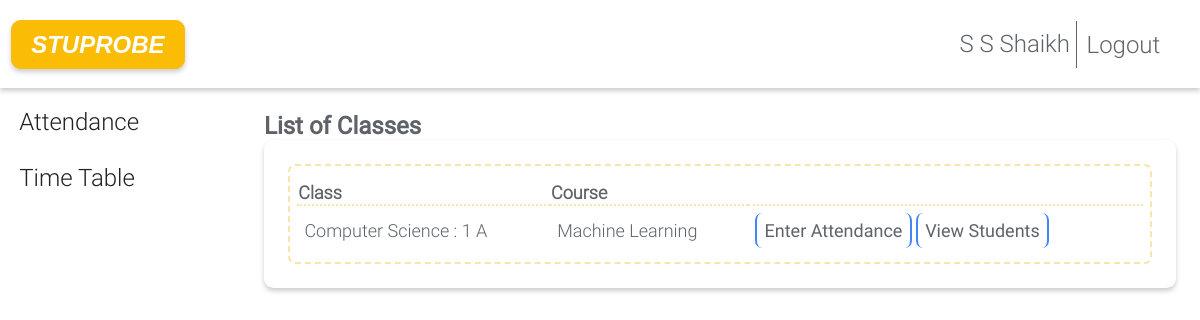
The page /stuprobe/teacher/teacher_1/Classes/ (signed in) on the database its author committed.
### stuprobe/models.py (models this page shows, shortened)
class User(AbstractUser):
    @property
    def is_student(self):
        if hasattr(self, 'student'):
            return True
        return False
    @property
    def is_teacher(self):
        if hasattr(self, 'teacher'):
            return True
        return False

class Teacher(models.Model):
    user = models.OneToOneField(User, on_delete=models.CASCADE, null=True)
    id = models.CharField(primary_key=True, max_length=100)
    dept = models.ForeignKey(Dept, on_delete=models.CASCADE, default=1)
    name = models.CharField(max_length=100)

class Assign(models.Model):
    class_id = models.ForeignKey(Class, on_delete=models.CASCADE)
    course = models.ForeignKey(Course, on_delete=models.CASCADE)
    teacher = models.ForeignKey(Teacher, on_delete=models.CASCADE)
    class Meta:
        unique_together = (('course', 'class_id', 'teacher'),)

class Class(models.Model):
    id = models.CharField(primary_key='True', max_length=100)
    dept = models.ForeignKey(Dept, on_delete=models.CASCADE)
    section = models.CharField(max_length=100)
    sem = models.IntegerField()
    class Meta:
        verbose_name_plural = 'classes'
    def __str__(self):
        d = Dept.objects.get(name=self.dept)
        return '%s : %d %s' % (d.name, self.sem, self.section)

class Dept(models.Model):
    id = models.CharField(primary_key='True', max_length=100)
    name = models.CharField(max_length=200)
    def __str__(self):
        return self.name

class Course(models.Model):
    dept = models.ForeignKey(Dept, on_delete=models.CASCADE)
    id = models.CharField(primary_key='True', max_length=50)
    name = models.CharField(max_length=50)
    shortname = models.CharField(max_length=50, default='X')
    def __str__(self):
        return self.name

### stuprobe/views.py (the view)
# urls.py: path('teacher/<slug:teacher_id>/Classes/', views.t_clas, name='t_clas'),
@login_required
def t_clas(request, teacher_id):
    teacher1 = get_object_or_404(Teacher, id=teacher_id)
    return render(request, 'stuprobe/t_clas.html', {'teacher1': teacher1})

### stuprobe/templates/stuprobe/t_clas.html
{% extends 'stuprobe/base.html' %}
{% block content %}
    <b>List of Classes</b>
    <div class="card">
            <div class="card-body">
              <div class="table-responsive">
                <table class="table table-bordered text-center" id="dataTable" width="100%" cellspacing="0">
                  <thead>
                    <tr>
                        <th>Class</th>
                        <th>Course</th>
                        <th></th>
                    </tr>
                  </thead>
                  <tbody>
                    {% for ass in teacher1.assign_set.all %}
                    <tr>
                        <td>{{ ass.class_id }}</td>
                        <td>{{ ass.course }}</td>
                        <td>
                          <a class="btn" href="{% url 't_form' ass.id %}" role="button">Enter Attendance</a>
                            <a class="btn" href="{% url 't_student' ass.id %}">View Students</a>
                        </td>
                    </tr>
                    {% empty %}
                            <p>teacher has no courses</p>
                    {% endfor %}
                  </tbody>
                </table>
              </div>
    </div>
{% endblock %}

### stuprobe/templates/stuprobe/base.html (shortened to what this page needs)
{% load static %}
<!DOCTYPE html>
<html lang="en">
   <head>
      <link href="{% static '/stuprobe/css/custom.css' %}" rel="stylesheet">
   </head>
   <body>
      <nav>
         <div class="nav-logo">
            <a href="{% url 'home' %}">Stuprobe</a>
         </div>
         <div class="nav-end">
            <div class="nav-username">
               {% if request.user.is_student %}
               <item>
                  <span>{{request.user.student.name}}</span>
               </item>
               {% elif request.user.is_teacher %}
               <item>
                  <span>{{request.user.teacher.name}}</span>
               </item>
               {% endif %}
               <a class="logout" href="/accounts/logout">
                  Logout
               </a>
            </div>
         </div>
      </nav>
      <div class="main-grid">
         <aside>
               {% if request.user.is_student %}
                  <a href="{% url 'attendance' request.user.student.GRN %}">
                  <span>Attendance</span>
                  </a>
                  <a href="{% url 'timetable' request.user.student.class_id_id %}">
                  <span>Time Table</span>
                  </a>
               {% elif request.user.is_teacher %}
                  <a href="{% url 't_clas' request.user.teacher.id %}">
                  <span>Attendance</span>
                  </a>
                  <a href="{% url 't_timetable' request.user.teacher.id %}">
                  <span>Time Table</span>
                  </a>
               {% endif %}
         </aside>
         <div class="content-padding">
            <div>
               {% block content %}
               {% endblock %}
            </div>
         </div>
      </div>
   </body>
</html>

### stuprobe/static/stuprobe/css/custom.css (style rules this page uses)
html, body { margin:0; font-family: Roboto-Light; font-size: 24px; color: #5f6368; background: #fff; }
a { display: inline-block; all: unset; cursor: pointer; padding: .4em; margin: auto; }
b,.btn { font-family: Roboto; }
.btn { border-left: 2px solid #4285f4; border-right: 2px solid #4285f4; border-radius: .40em; }
.logout { border-left: 1px solid #5f6368; }
nav { display: flex; padding: 10px; align-items: center; border: 1px solid #fff; background-color: #fff; box-shadow: 0 3px 5px rgba(0,0,0,0.20); }
.nav-end { margin-left: auto; padding: .4em; display: flex; align-items: center; }
.nav-logo { display: inline; padding: .4em; background-color: #fbbc05; border: 1px solid #fbbc05; border-radius: .40em; box-shadow: 0 3px 5px rgba(0,0,0,0.20); font-family: sans-serif; font-style: italic; text-transform: uppercase; font-weight: bold; color: #fff; }
.nav-username { display: inline; padding: .4em; }
.card { padding: 1em; border-radius: .4em; box-shadow: 0 3px 5px rgba(0,0,0,0.20); }
aside { color: #202124; display: inline-block; }
aside > a { display: block; margin: .4em; padding: .4em; font-size: 100%; border-radius: 0px 99px 100px 0px / 0px 100px 100px 0px; }
.main-grid { display: grid; grid-template-columns: .5fr 2fr ; }
.content-padding { padding: 1em; }
table { border-collapse:separate; border-spacing:0 .4em; border: 2px dashed #f8e5ab; border-radius: .4em; padding: 0.40em; font-size: large; }
tbody { padding: .4em; margin: .4em; }
th { text-align: start; border-bottom: 2px dotted #f8e5ab; }
tr { padding: .4em; }
td { margin: .4em; padding: .4em; }

### rows shown on the page
User: user.teacher.name "S S Shaikh"
Assign: class_id "Computer Science : 1 A", course "Machine Learning"
